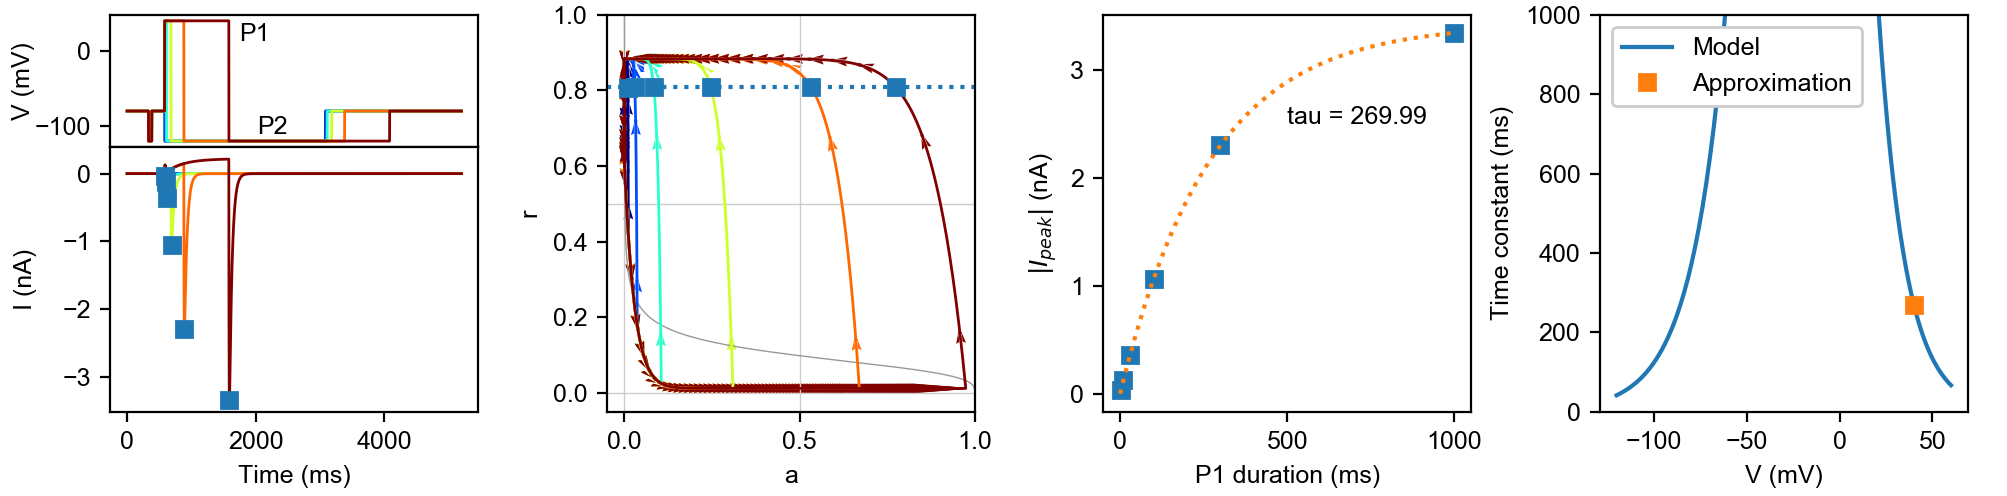

Write Python code to recreate this figure.
#!/usr/bin/env python3
#
# Figure: Pr2 and analysis
#
from __future__ import division
from __future__ import print_function
import os
import sys
import numpy as np
import myokit
import matplotlib
import matplotlib.pyplot as plt
from matplotlib.gridspec import GridSpec
from matplotlib.gridspec import GridSpecFromSubplotSpec as SubGridSpec

# Load project modules
sys.path.append(os.path.abspath(os.path.join('..', '..', 'python')))
import plots
import results
import sumstat


#
# Check input arguments
#
base = os.path.splitext(os.path.basename(__file__))[0]
args = sys.argv[1:]
if len(args) != 0:
    print('Syntax:  ' + base + '.py')
    sys.exit(1)
print('Using parameters from cell 5')


# Set font
font = {'family': 'arial', 'size': 9}
matplotlib.rc('font', **font)


# Matplotlib figure sizes are in inches
def mm(*size):
    return tuple(x / 25.4 * 1.5 for x in size)

# Run simulation
protocol = 2
model, time, voltage, current, act, rec = plots._phase_simulation(
    protocol, True)


# Find (indices of) peaks during P1
ipeaks = []
for i, j in sumstat.pr2_steps_nocap:
    ipeaks.append(i + np.argmin(current[i:i + j]))


#
# Create figure
#
fig = plt.figure(figsize=mm(170, 42), dpi=200)
grid = GridSpec(3, 4, wspace=0.35, hspace=0)

#
# Add plot of voltage
#
ax = fig.add_subplot(grid[0, 0])
ax.set_ylabel('V (mV)', labelpad=0.0)
ax.set_xticklabels([])
ax.yaxis.set_tick_params(labelsize=9)

plots.voltage(
    ax, 5, protocol, lw=1, technicolor=True, values=(time, voltage),
    cap_filter=False)

# Show P1,P2 labels
ax.text(0.35, 0.80, 'P1', transform=ax.transAxes)
ax.text(0.4, 0.1, 'P2', transform=ax.transAxes)


#
# Add plot of current
#
ax = fig.add_subplot(grid[1:3, 0])
ax.set_xlabel('Time (ms)')
ax.set_ylabel('I (nA)', labelpad=9.2)

d = myokit.DataLog()
d.set_time_key('time')
d['time'] = time
d['current'] = current
plots.current(ax, 5, protocol, lw=1, technicolor=True, log=d, cap_filter=False)

# Show peaks
for i, ipeak in enumerate(ipeaks):
    ax.plot(time[ipeak - i * 52000], current[ipeak], 's', color='tab:blue')

#
# Add phase diagram
#
ax = fig.add_subplot(grid[0:3, 1])
ax.set_xlabel('a')
ax.set_ylabel('r')
plots.phase(ax, protocol, sim=(model, act, rec))

# Show peaks
r = []
for i, ipeak in enumerate(ipeaks):
    ax.plot(act[ipeak], rec[ipeak], 's', color='tab:blue')
    r.append(rec[ipeak])
r = np.mean(r)
ax.axhline(r, linestyle=':')


#
# Add plot of peaks
#
ax = fig.add_subplot(grid[0:3, 2])
ax.set_xlabel('P1 duration (ms)')
ax.set_ylabel('$|I_{peak}|$ (nA)')
durations = sumstat.pr2_durations
peaks = []
for i, ipeak in enumerate(ipeaks):
    peak = np.abs(current[ipeak])
    ax.plot(durations[i], peak, 's', color='tab:blue')
    peaks.append(peak)

# Fit time constant with single exponential
from scipy.optimize import curve_fit
def f(t, a, b, c):
    return a + b * np.exp(-t / c)

# Guess some exponential parameters and fit
popt, pcov = curve_fit(f, durations, peaks, [1, -1, 100])
tau = popt[-1]

d = np.linspace(0, 1000, 200)
ax.plot(d, f(d, *popt), ':', color='tab:orange', label='fit')
ax.text(500, 2.5, 'tau = ' + str(np.round(tau, 2)))


#
# Show model equation and approximation
#
ax = fig.add_subplot(grid[0:3, 3])
ax.set_xlabel('V (mV)')
ax.set_ylabel('Time constant (ms)')
p = results.load_kylie_parameters(5)
v = np.linspace(-120, 60, 180)
ax.plot(v, sumstat.model_time_constant_of_activation(v, p), label='Model')
ax.plot(40, tau, 's', color='tab:orange', label='Approximation')
ax.set_ylim(0, 1000)
ax.legend(loc='upper left').get_frame().set_alpha(1)


# Finalise
fig.subplots_adjust(0.055, 0.17, 0.98, 0.97)
fig.savefig(base + '.png')

#plt.show()
